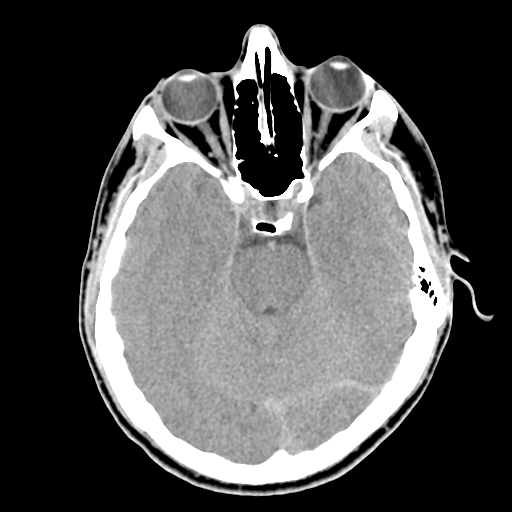
%> input picture Assignments/Assignments 1/Codes/CV/inputs /Q1_5.tif, 512 x 512 px
$ octave q4.m   (GNU Octave 9; MATLAB toolbox functions it lacks are replaced by stand-ins)
%> lines starting %> are read from the running program, lines starting %| are printed output that depends on the picture
% Srikanth K 17ETCS002124
I = imread('Q1_5.tif');
%> I is the input picture: size 512x512 uint8; min 0, max 255, mean 80.4
[Gx, Gy] = imgradientxy(I,'prewitt');
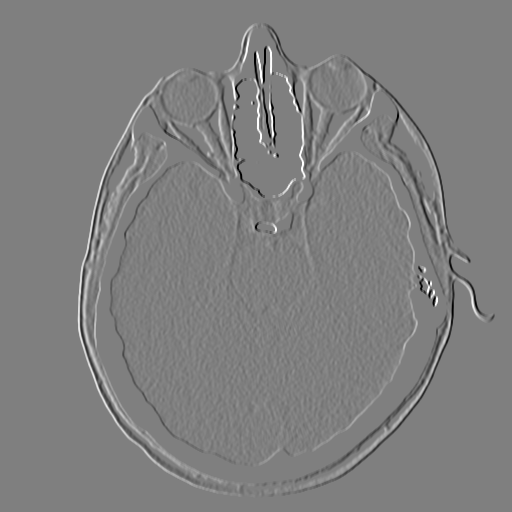
%> Gx: size 512x512 double; min -765, max 765, mean 0; drawn with min black and max white
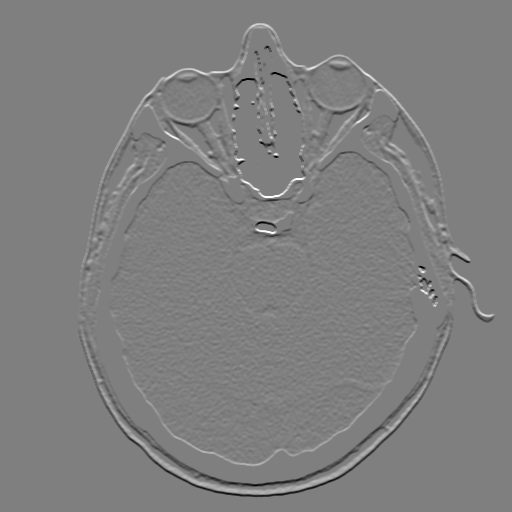
%> Gy: size 512x512 double; min -765, max 765, mean 0; mean of the top-left, top-right, bottom-left and bottom-right quarters 2.6, 3.1, -2.6, -3.1; drawn with min black and max white
figure
imshowpair(Gx, Gy, 'montage');
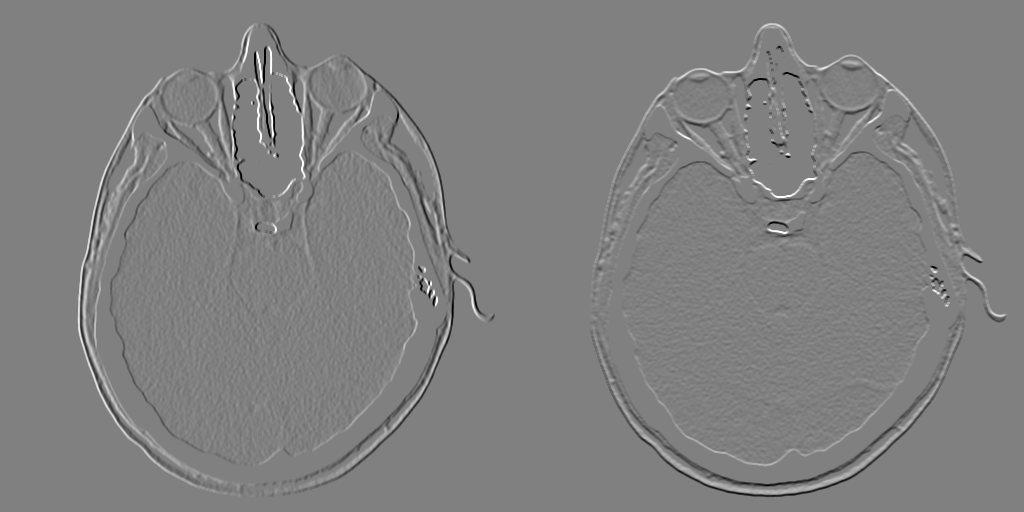
%> displayed picture: size 512x1024, on the screen's scale of 0 to 255; min 0, max 255, mean 127.9
title('Directional Gradients: x-direction, Gx (left), y-direction, Gy (right) (Srikanth K 17ETCS002124)')
axis off;

$ run again, with Assignments/Assignments 1/Codes/CV/inputs /Q1_1.tif copied over Assignments/Assignments 1/Codes/CV/inputs /Q1_5.tif
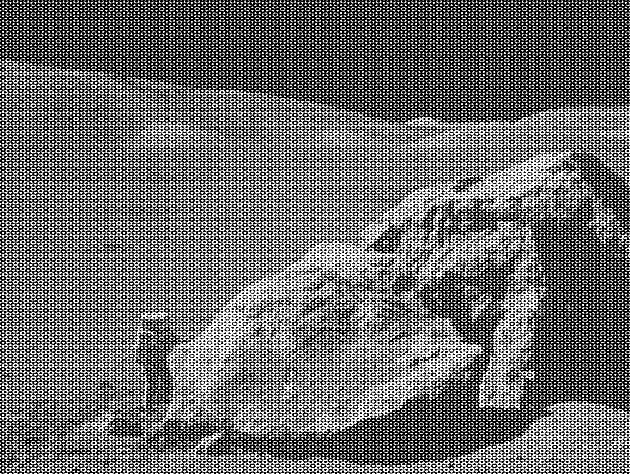
%> input picture Assignments/Assignments 1/Codes/CV/inputs /Q1_1.tif, 630 x 474 px
%> I is the input picture: size 474x630 uint8; min 0, max 255, mean 108.1
%> `[Gx, Gy] = imgradientxy(I,'prewitt');`:
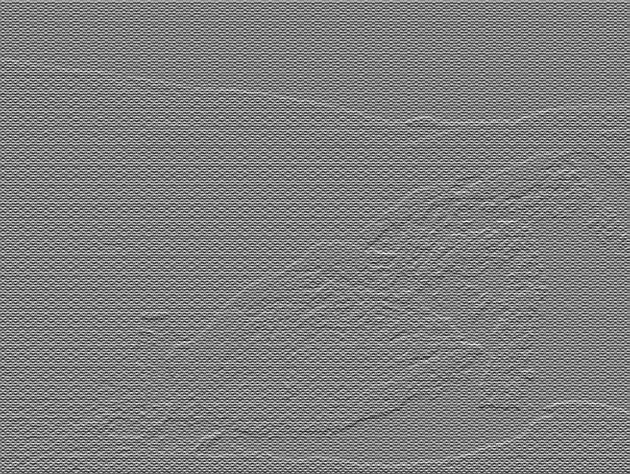
%> Gy: size 474x630 double; min -765, max 765, mean 0.7; drawn with min black and max white
%> `imshowpair(Gx, Gy, 'montage');`:
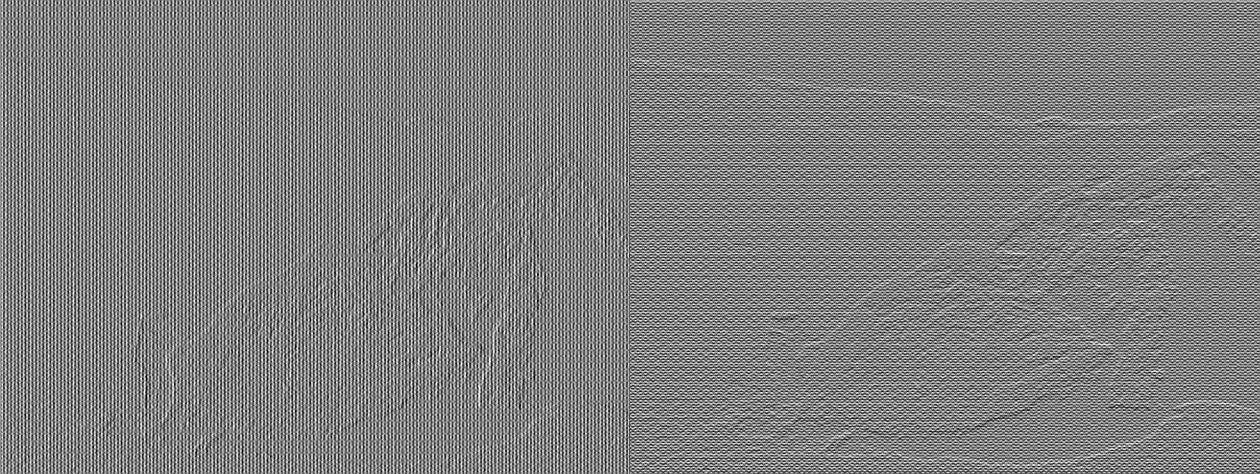
%> displayed picture: size 474x1260, on the screen's scale of 0 to 255; min 0, max 255, mean 127.7

$ run again, with Assignments/Assignments 1/Codes/CV/inputs /Q1_2.tif copied over Assignments/Assignments 1/Codes/CV/inputs /Q1_5.tif
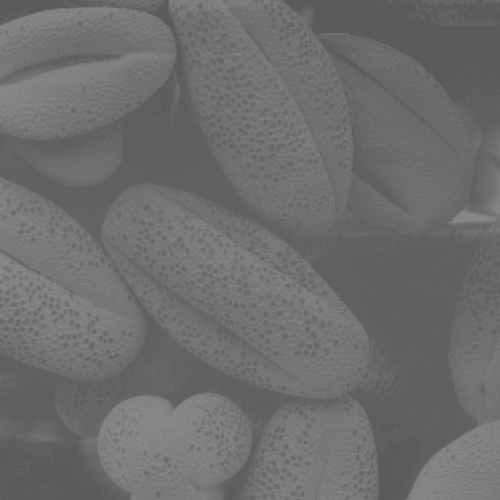
%> input picture Assignments/Assignments 1/Codes/CV/inputs /Q1_2.tif, 500 x 500 px
%> I is the input picture: size 500x500 uint8; min 91, max 138, mean 109.1
%> `[Gx, Gy] = imgradientxy(I,'prewitt');`:
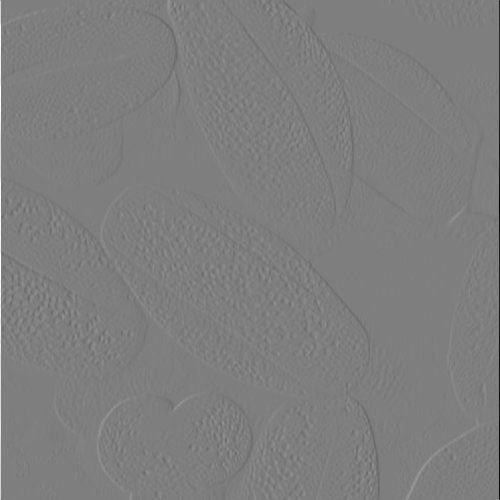
%> Gx: size 500x500 double; min -399, max 406, mean 0; drawn with min black and max white
%> `imshowpair(Gx, Gy, 'montage');`:
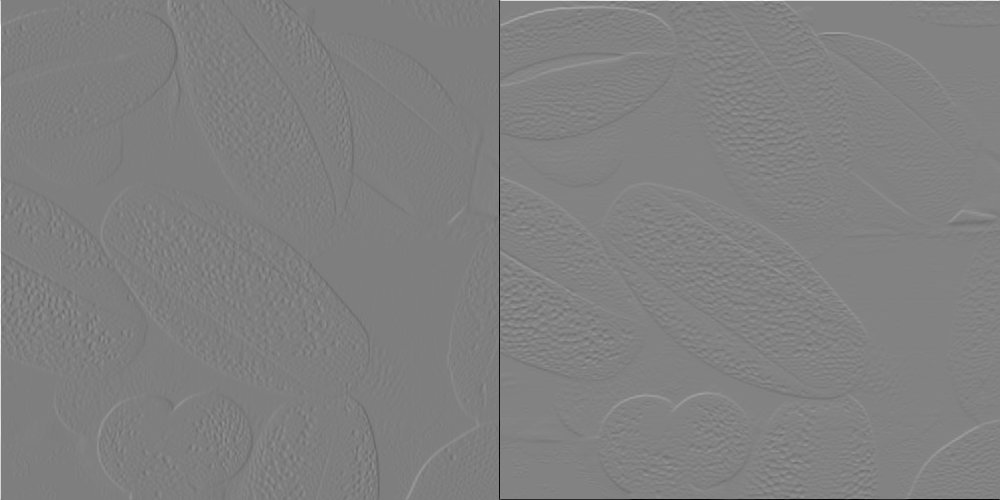
%> displayed picture: size 500x1000, on the screen's scale of 0 to 255; min 0, max 255, mean 128.2
